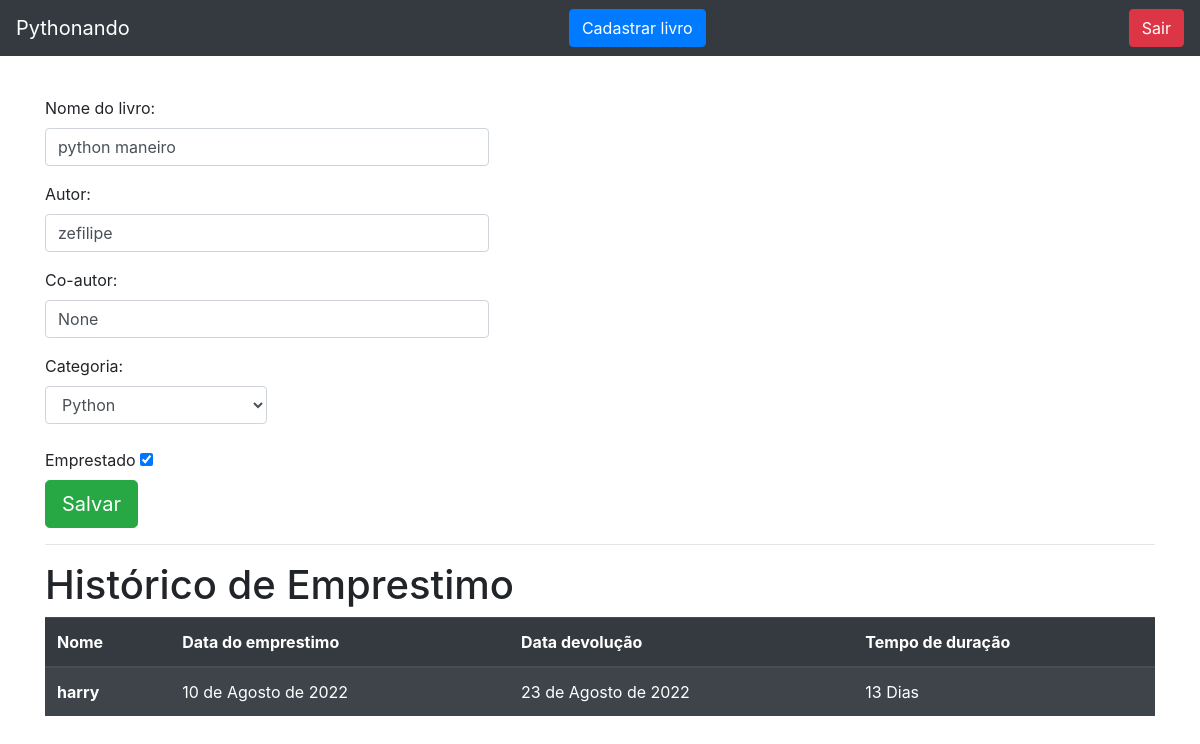
Screenshot of /livro/ver_livro/3 (signed in) with the database file from the repository.
### livro/models.py (models this page shows, shortened)
class Livros(models.Model):
    nome = models.CharField(max_length = 100)
    autor = models.CharField(max_length = 30)
    co_autor = models.CharField(max_length = 30, blank = True, null = True)
    data_cadastro = models.DateField(default = date.today)
    emprestado = models.BooleanField(default=False)
    categoria = models.ForeignKey(Categoria, on_delete=models.DO_NOTHING)
    usuario = models.ForeignKey(Usuario, on_delete=models.DO_NOTHING)
    class Meta:
        verbose_name = 'Livro'

class Emprestimos(models.Model):
    nome_emprestado = models.ForeignKey(Usuario, on_delete=models.DO_NOTHING,blank = True, null = True)
    nome_emprestado_anonimo = models.CharField(max_length = 30, blank = True, null = True)
    data_emprestimo = models.DateField(blank = True, null = True)
    data_devolucao = models.DateField(blank = True, null = True)
    livro = models.ForeignKey(Livros, on_delete=models.DO_NOTHING)

### usuarios/models.py (models this page shows)
class Usuario(models.Model):
    nome = models.CharField(max_length=30)
    email = models.EmailField()
    senha = models.CharField(max_length=64)
    def __str__(self) -> str:
        return self.nome

### livro/views.py (the view)
# urls.py: path('ver_livro/<int:id>', views.ver_livros, name='ver_livros'),#url dinamica
def ver_livros(request, id):
    if request.session.get('usuario'):
        livros = Livros.objects.get(id = id)
        if request.session.get('usuario') == livros.usuario.id:
            categoria_livro = Categoria.objects.filter(usuario = request.session.get('usuario'))
            emprestimos = Emprestimos.objects.filter(livro = livros)
            form = CadastroLivro()
            return render(request, 'ver_livro.html', {'livro': livros,
                                                      'categoria_livro': categoria_livro, 'emprestimos': emprestimos,
                                                      'usuario_logado':request.session.get('usuario'), 'form': form})
        else:
            return HttpResponse('este livro nao é seu')
    return redirect('/auth/login/?status=2')

### livro/forms.py
class CadastroLivro(forms.ModelForm):
    class Meta:
        model = Livros
        fields = '__all__'

### livro/models.py (called while the page is built)
    def __str__(self) -> str:
        return self.nome

### livro/templatetags/filtros.py (called while the page is built)
@register.filter
def mostra_duracao(value1, value2):
    return (value1 - value2).days

### livro/templates/ver_livro.html (shortened to what this page needs)
{% extends 'base.html' %}
{% load filtros %}
{% block 'conteudo' %}
<div class="container">
    <br>
      <p>
      <p>
        <label>Nome do livro:</label>
        <input style="width: 40%;" class="form-control" type="texte" value="{{livro.nome}}" name="nome_livro">
      </p>
      <p>
        <label>Autor:</label>
        <input style="width: 40%;" class="form-control" type="texte" value="{{livro.autor}}" name="autor">
      </p>
      <p>
        <label>Co-autor:</label>
        <input style="width: 40%;" class="form-control" type="texte" value="{{livro.co_autor}}" name="co_autor">
      </p>
      <label>Categoria:</label>
      <select style="width: 20%;" class="form-control" name="categoria">
        {% for i in categoria_livro %}
          {% if livro.categoria.nome == i.nome %}
            <option selected>{{i}}</option>
          {% else %}
            <option>{{i}}</option>
          {% endif %}
        {% endfor %}
      </select>
      <br>
      <label>Emprestado</label>
      <input type="checkbox" id="scales" name="scales" checked>
      <br>
      <input type="submit" class="btn btn-success btn-lg" value="Salvar">
    <hr>
    <h1>Histórico de Emprestimo</h1>
    <table class="table table-striped table-dark">
      <thead>
        <tr>
          <th scope="col">Nome</th>
          <th scope="col">Data do emprestimo</th>
          <th scope="col">Data devolução</th>
          <th scope="col">Tempo de duração</th>
        </tr>
      </thead>
      <tbody>
        {% for i in emprestimos%}
          <tr>
            {% if i.nome_emprestado_anonimo == None %}
            <th scope="row">{{i.nome_emprestado}}</th>
            {% else %}
            <th scope="row">{{i.nome_emprestado_anonimo}}</th>
            {% endif %}
            <td>{{i.data_emprestimo}}</td>
            <td>{{i.data_devolucao}}</td>
            <td>{{i.data_devolucao|mostra_duracao:i.data_emprestimo}} Dias</td>
          </tr>
        {% endfor %}
      </tbody>
    </table>
    </div>
{% endblock %}

### rows the page displays
Livros: nome_livro "python maneiro", autor "zefilipe", co_autor "None"
Emprestimos: nome_emprestado "harry", data_emprestimo "10 de Agosto de 2022", data_devolucao "23 de Agosto de 2022", data_devolucao|mostra_duracao "13"

### other values shown
form field categoria "Python"
